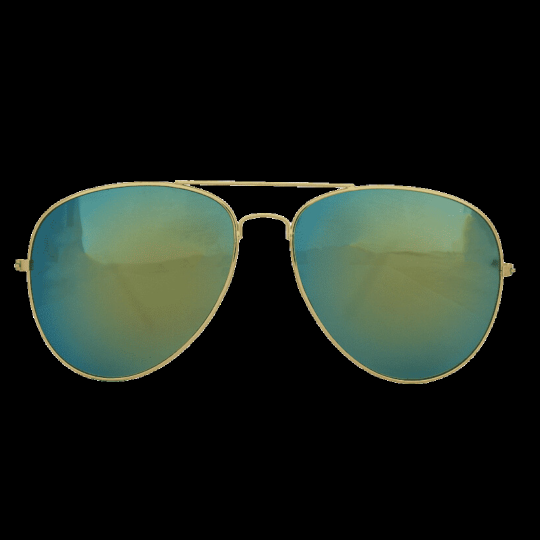
#> input picture Juego/luz_verde_luz_roja/gafa2.png, 1080 x 1080 px (shown at 1/2 size)
$ python gafas.py
#> lines starting #> are read from the running program, lines starting #| are printed output that depends on the picture
import cv2
import imutils

# Videostreaming o video de entrada
cap = cv2.VideoCapture(0,cv2.CAP_DSHOW)
# Detector de rostros
faceClassif = cv2.CascadeClassifier(cv2.data.haarcascades + 'haarcascade_frontalface_default.xml')
# Lectura de la imagen a incrustar en el video
image = cv2.imread('gafa2.png', cv2.IMREAD_UNCHANGED)
#> image is the input picture: shape (1080, 1080, 4); mean B, G, R, A 24.7, 31.7, 25.1, 59.2
while True:

    ret, frame = cap.read()
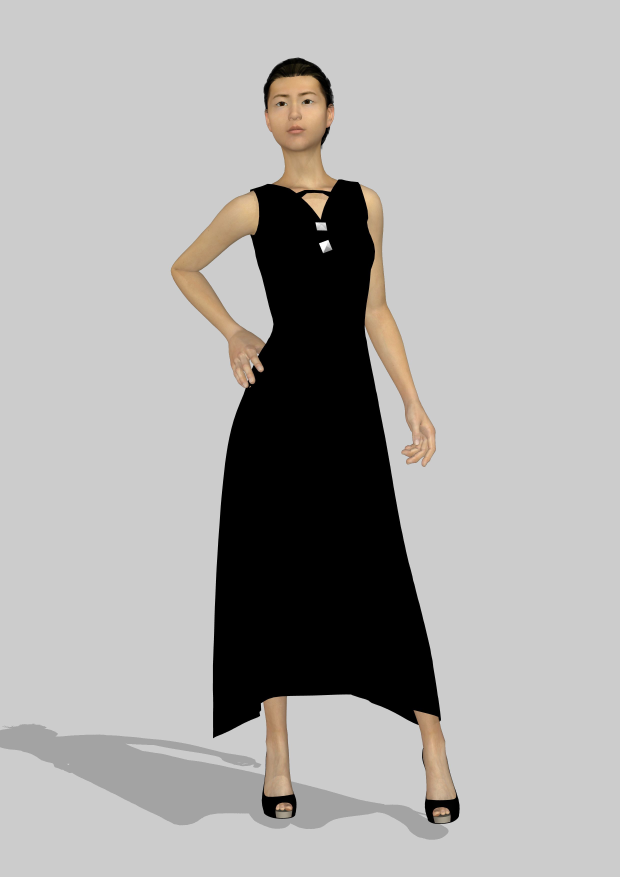
#> input picture Juego/luz_verde_luz_roja/maniqui.jpg, 2480 x 3507 px, given in place of the camera (shown at 1/4 size)
#> frame is the input picture: shape (3507, 2480, 3); mean B, G, R 167.8, 169.3, 170.8
    if ret == False: break

    # Detección de los rostros presentes en el fotograma
    faces = faceClassif.detectMultiScale(frame, 1.3, 5)
#> faces = [[1032, 296, 296, 296]]
    for (x, y, w, h) in faces:
        cv2.rectangle(frame,(x,y),(x+w,y+h),(0,255,0),2)

        # Redimensionar la imagen de entrada de acuerdo al ancho del
        # rostro detectado
        resized_image = imutils.resize(image, width=w)
        filas_image = resized_image.shape[0]
        col_image = w

        # Determinar una porción del alto de la imagen de entrada
        # redimensionada
        porcion_alto = filas_image +1
        dif = 0


        if y + porcion_alto - filas_image >= 0:
            # Tomamos la sección de frame, en donde se va a ubicar
            # el gorro/tiara
            n_frame = frame[y + porcion_alto - filas_image: y + porcion_alto,
                      x: x + col_image]
        else:
            # Determinamos la sección de la imagen que excede a la del video
            dif = abs(y + porcion_alto - filas_image)
            # Tomamos la sección de frame, en donde se va a ubicar
            # el gorro/tiara
            n_frame = frame[0: y + porcion_alto,
                      x: x + col_image]


        # Determinamos la máscara que posee la imagen de entrada
        # redimensionada y también la invertimos
        mask = resized_image[:, :, 3]
        mask_inv = cv2.bitwise_not(mask)

        # Creamos una imagen con fondo negro y el gorro/tiara/2021
        # Luego creamos una imagen en donde en el fondo esté frame
        # y en negro el gorro/tiara/2021
        bg_black = cv2.bitwise_and(resized_image, resized_image, mask=mask)
        bg_black = bg_black[dif:, :, 0:3]
        bg_frame = cv2.bitwise_and(n_frame, n_frame, mask=mask_inv[dif:, :])

        # Sumamos las dos imágenes obtenidas
        result = cv2.add(bg_black, bg_frame)
        if y + porcion_alto - filas_image >= 0:
            frame[y + porcion_alto - filas_image: y + porcion_alto, x: x + col_image] = result

        else:
            frame[0: y + porcion_alto, x: x + col_image] = result
#> this loop made 1 pass
#> (x, y, w, h, filas_image, col_image, porcion_alto, dif) on pass 1: (1032, 296, 296, 296, 296, 296, 297, 0)
#> pass 1, `resized_image = imutils.resize(image, width=w)`:
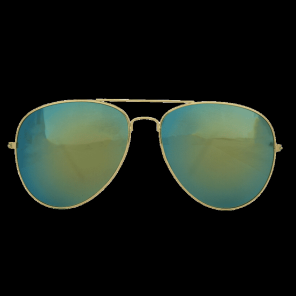
#> resized_image: shape (296, 296, 4); mean B, G, R, A 24.7, 31.7, 25.1, 59.2
#> pass 1, `n_frame = frame[y + porcion_alto - filas_image: y + porcion_alto, x: x..`:
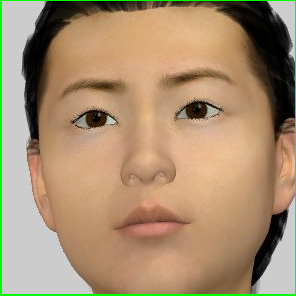
#> n_frame: shape (296, 296, 3); mean B, G, R 111.6, 143.2, 168
#> pass 1, `mask = resized_image[:, :, 3]`:
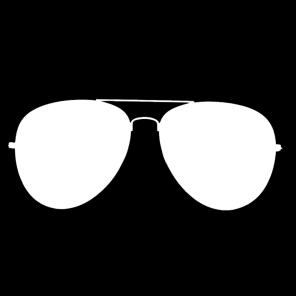
#> mask: shape (296, 296); min 0, max 255, mean 59.2
#> pass 1, `mask_inv = cv2.bitwise_not(mask)`:
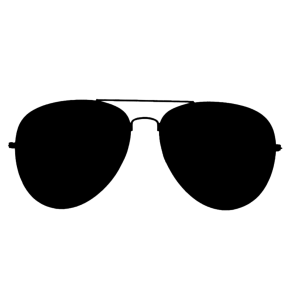
#> mask_inv: shape (296, 296); min 0, max 255, mean 195.8
#> after the loop:
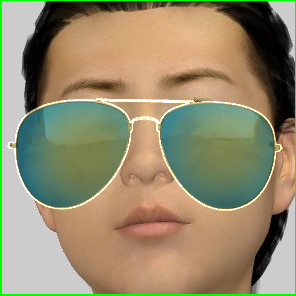
#> n_frame: shape (296, 296, 3); mean B, G, R 109.3, 139.8, 148.9


    cv2.imshow('frame', frame)
    k = cv2.waitKey(1) & 0xFF
#> (key Esc is pressed here)
    if k == 27:
            break
cap.release()
cv2.destroyAllWindows()
